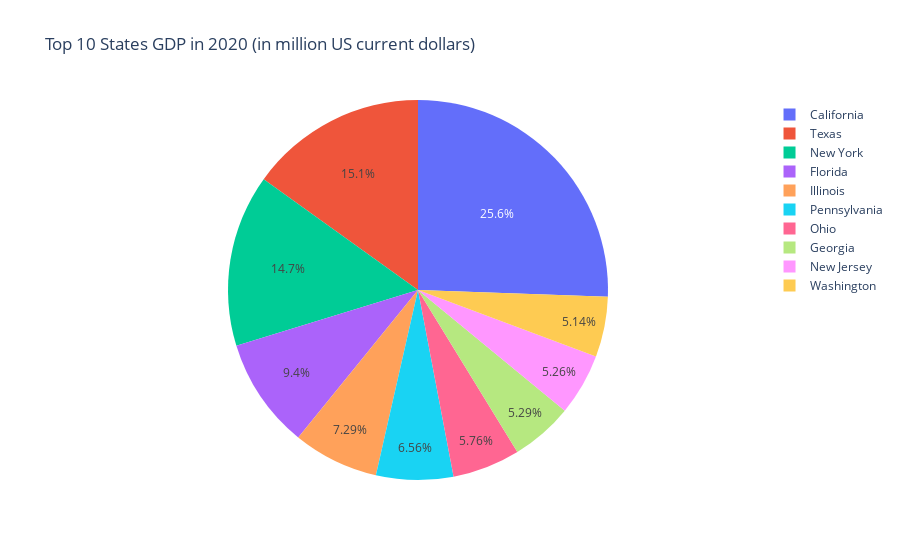

Notebook code cell kept with this figure:
### Code cell
fig = px.pie(data, values='2020', 
             names='GeoName', 
             title="Top 10 States GDP in 2020 (in million US current dollars)", 
             labels={'GeoName':'State', 
                     '2020':'GDP'}
            )
fig.show()

### Figure 1 — Plotly figure (JSON) as saved in the notebook; plotly's stock layout.template omitted (floating-point values rounded to 4 significant figures)
{"data": [{"domain": {"x": [0, 1], "y": [0, 1]}, "hovertemplate": "State=%{label}<br>GDP=%{value}<extra></extra>", "labels": ["Washington", "New Jersey", "Georgia", "Ohio", "Pennsylvania", "Illinois", "Florida", "New York", "Texas", "California"], "legendgroup": "", "name": "", "showlegend": true, "type": "pie", "values": [604300.0, 618600.0, 622600.0, 677600.0, 771900.0, 858400.0, 1106000.0, 1725000.0, 1776000.0, 3007000.0]}], "layout": {"autosize": true, "legend": {"tracegroupgap": 0}, "title": {"text": "Top 10 States GDP in 2020 (in million US current dollars)"}}}
